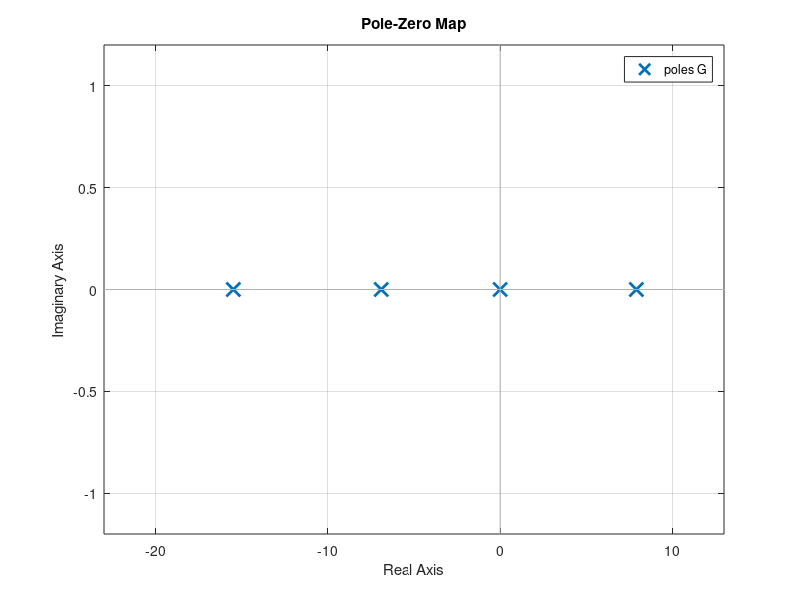

MATLAB code for this plot:
%% Q1
Km=0.0077;
Rm=2.6;
Lm=180;
Vmax=5.0;
Kg=3.7;
rg=0.0064;
mc=0.526;
Kx=2.28*(10^-5);
Kth=0.00153;
mp=0.106;
lp=0.168;
g=9.81;

b = (Kg*Km)/(rg);

A = [0,1,0,0;
    0,(-b^2)/(mc*Rm),-(mp*g)/(mc),0;
    0,0,0,1;
    0, (b^2)/(mc*lp*Rm),((mc+mp)*g)/(mc*lp),0];

B = [0;
    b/(mc*Rm);
    0;
    -b/(mc*lp*Rm)];

C = eye(4);

D = [0,0,0,0]';

%% Q2
sys  = ss(A,B,C,D);
tf_sys = ss2tf(A,B,C,D);

s = tf('s');
G = tf(sys);

%% Q3
pzmap(G);

%% Q4
eig(A)

%% Q5 
Co = ctrb(A,B);
k = rank(Co);

%% Q6
% We should not check because the Controlbility matrix was full rank

%% Q7
Mp = 8.5;  % ~6 deg
Z = ((log(Mp)^2)/(pi^2+(log(Mp)^2)))^0.5;    
Ts = 2;
Wn = 3.9/(Z*Ts) 
Pd1 = -(Z*Wn) + 1i* Wn*(1-Z^2)^0.5    
Pd2 = -(Z*Wn) - 1i* Wn*(1-Z^2)^0.5    

%% Q8
Nd1 = 10*Pd1   
Nd2 = 10*Pd2   

%% Q9 PP for Con
p = [Pd1, Pd2, Nd1, Nd2];
K = place(A,B,p) % -75.7219 -31.5292 -86.7308 -6.7632

%% Q15
% each of the value of K correspond to a proportioanl gain to the state feedback

